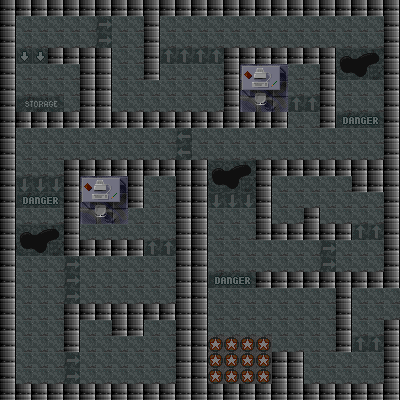

A level layout from a 2D game, rendered from its tile map. Below: a short description, then the map file with tile-grid data replaced by summaries:
An orthogonal 25x25 tile map with 16x16 px tiles, 1 tile layer (background), 1 hidden layer not drawn, 2 tilesets and 57 objects (13x alien, 11x money, 8x laser, 7x barrel, 7x life, ...).

<map version="1.5" tiledversion="1.7.2" orientation="orthogonal" renderorder="right-down" width="25" height="25" tilewidth="16" tileheight="16" infinite="0" nextlayerid="4" nextobjectid="70">
 <tileset firstgid="1" source="tilesets/tileset01.tsx" />
 <tileset firstgid="501" source="tilesets/tileset02.tsx" />
 <layer id="2" name="background" width="25" height="25">
  <data>[625 cells, 625 non-empty, 29 distinct tile ids]</data>
 </layer>
 <layer id="1" name="walls" width="25" height="25" visible="0">
  <data>[625 cells, 232 non-empty, 12 distinct tile ids]</data>
 </layer>
 <objectgroup id="3" name="actors">
  <object id="1" name="ellen" x="16.2917" y="16.6667" width="31.25" height="29.75" />
  <object id="3" name="alien" x="160.545" y="17.2727" width="32" height="32" />
  <object id="4" name="alien" x="192.523" y="17.3864" width="32" height="32" />
  <object id="5" name="alien" x="80.7046" y="129.386" width="32" height="30" />
  <object id="6" name="alien" x="128.523" y="129.205" width="32" height="30" />
  <object id="7" name="alien" x="31.8561" y="128.053" width="32" height="30.6667" />
  <object id="8" name="neutralAlien" x="208.523" y="237.386" width="32" height="32" />
  <object id="9" name="ammo" x="63.9167" y="65.1667" width="15.75" height="14.75" />
  <object id="11" name="energy" x="63.875" y="80.375" width="15.75" height="14.75" />
  <object id="12" name="ammo" x="63.875" y="96.625" width="15.75" height="14.75" />
  <object id="13" name="ammo" x="80.125" y="224.875" width="15.75" height="14.75" />
  <object id="14" name="energy" x="96.125" y="224.875" width="15.75" height="14.75" />
  <object id="15" name="alien" x="113.189" y="271.023" width="32" height="32" />
  <object id="16" name="alien" x="303.856" y="353.689" width="32" height="32" />
  <object id="17" name="alien" x="351.856" y="239.689" width="32" height="32" />
  <object id="18" name="alien" x="289.856" y="241.023" width="32" height="30.6667" />
  <object id="19" name="alien" x="79.8561" y="321.023" width="30.9545" height="29.9545" />
  <object id="20" name="alien" x="144.523" y="321.023" width="30.9545" height="29.9545" />
  <object id="22" name="neutralAlien" x="31.1894" y="318.356" width="32" height="32" />
  <object id="23" name="barrel" x="112.125" y="336.625" width="15.75" height="14.75" />
  <object id="24" name="barrel" x="128.792" y="336.625" width="15.75" height="14.75" />
  <object id="25" name="barrel" x="208.125" y="95.9583" width="16" height="16" />
  <object id="26" name="barrel" x="289.458" y="335.292" width="15.75" height="14.75" />
  <object id="27" name="barrel" x="128.125" y="209.292" width="15.75" height="14.75" />
  <object id="28" name="money" x="207.458" y="81.2917" width="16" height="16" />
  <object id="29" name="money" x="367.458" y="142.625" width="16" height="16" />
  <object id="30" name="money" x="367.458" y="18.625" width="16" height="16" />
  <object id="31" name="money" x="160.125" y="269.292" width="16" height="16" />
  <object id="32" name="money" x="127.458" y="17.2917" width="16" height="16" />
  <object id="34" name="life" x="112" y="94" width="16" height="16" />
  <object id="35" name="life" x="288" y="66" width="16" height="16" />
  <object id="36" name="life" x="112" y="366.667" width="16" height="16" />
  <object id="37" name="life" x="128" y="366.667" width="16" height="16" />
  <object id="38" name="life" x="272" y="16" width="16" height="16" />
  <object id="39" name="life" x="288" y="16" width="16" height="16" />
  <object id="40" name="neutralAlien" x="208" y="160" width="32" height="32" />
  <object id="41" name="life" x="303.333" y="66" width="16" height="16" />
  <object id="42" name="barrel" x="272.125" y="335.292" width="15.75" height="14.75" />
  <object id="43" name="money" x="272.667" y="177.333" width="16" height="16" />
  <object id="44" name="money" x="289.333" y="177.333" width="16" height="16" />
  <object id="45" name="money" x="272" y="208" width="16" height="16" />
  <object id="46" name="money" x="288" y="208" width="16" height="16" />
  <object id="49" name="neutralAlien" x="350.667" y="80.6667" width="32" height="32" />
  <object id="50" name="barrel" x="350.667" y="142" width="16" height="16" />
  <object id="51" name="alien" x="143.333" y="176.667" width="32" height="32" />
  <object id="52" name="alien" x="288" y="126.667" width="32" height="32" />
  <object id="53" name="button" x="158" y="366.667" width="16" height="16" />
  <object id="54" name="laser" x="81" y="256" width="16" height="48" />
  <object id="55" name="laser" x="208" y="335" width="16" height="48" />
  <object id="56" name="laser" x="224" y="335" width="16" height="48" />
  <object id="57" name="laser" x="240" y="335" width="16" height="48" />
  <object id="58" name="laser" x="256" y="335" width="16" height="48" />
  <object id="62" name="laser" x="208" y="288" width="16" height="48" />
  <object id="63" name="laser" x="224.667" y="288" width="16" height="48" />
  <object id="64" name="laser" x="240.667" y="288" width="16" height="48" />
  <object id="65" name="money" x="318.667" y="289.333" width="16" height="16" />
  <object id="66" name="money" x="318.667" y="306" width="16" height="16" />
 </objectgroup>
</map>
